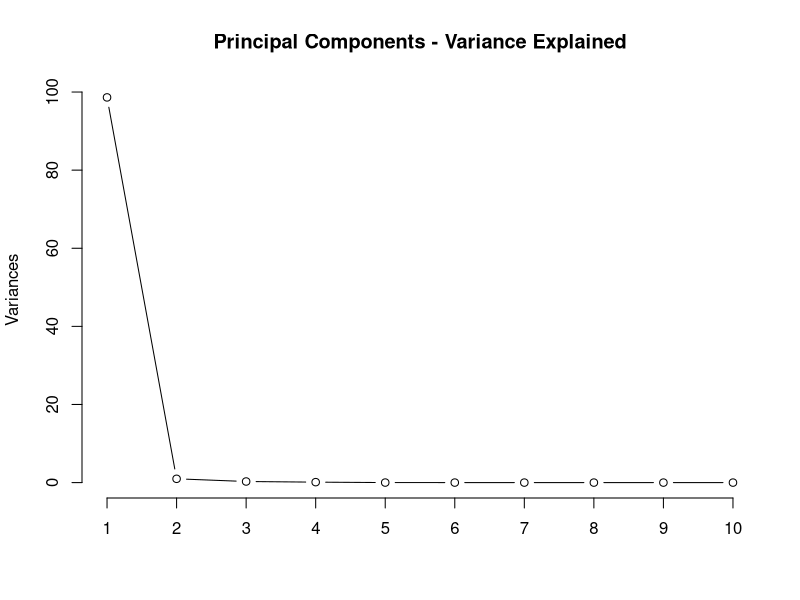

R code for this plot: (Note: this script raises an error after producing the figure.)
## ---- chunk 1
library(caret)
data(tecator)

# Use ?tecator to see more details
?tecator

str(absorp)
str(endpoints)
## ---- chunk 2
# Extract individual components
moisture <- endpoints[, 1]
fat <- endpoints[, 2]
protein <- endpoints[, 3]
## ---- chunk 3
pca <- prcomp(absorp, scale. = TRUE)

# Plot the variance
plot(pca, type = "l", main = "Principal Components - Variance Explained")

# Calculate the cumulative variance
cum_variance <- cumsum(pca$sdev^2) / sum(pca$sdev^2)

# Determine the number of principal components
eff_dim <- which(cum_variance >= 0.95)[1]
eff_dim
## ---- chunk 4
set.seed(123)
train_index <- createDataPartition(endpoints[,1], p = .8, list = FALSE)
train_data <- absorp[train_index, ]
test_data <- absorp[-train_index, ]
train_moisture <- endpoints[train_index, 1]
test_moisture <- endpoints[-train_index, 1]
## ---- chunk 5
colnames(train_data) <- paste0("V", 1:ncol(train_data))
colnames(test_data) <- paste0("V", 1:ncol(test_data))
pre_process <- preProcess(train_data, method = c("center", "scale", "pca"))
train_transformed <- predict(pre_process, train_data)
test_transformed <- predict(pre_process, test_data)
## ---- chunk 6
ols <- train(train_transformed, train_moisture, method = "lm")
ols 
## ---- chunk 7
pcr <- train(train_transformed, train_moisture, method = "pcr", trControl = trainControl("cv"), tuneLength = 10) #Build Principal Component Regression (PCR) Model
pcr
## ---- chunk 8
pls <- train(train_transformed, train_moisture, method = "pls", trControl = trainControl("cv"), tuneLength = 10) #Build Partial Least Squares (PLS) Model
pls
## ---- chunk 9
ols_pred <- predict(ols, test_transformed)
pcr_pred <- predict(pcr, test_transformed)
pls_pred <- predict(pls, test_transformed)

postResample(ols_pred, test_moisture)
postResample(pcr_pred, test_moisture)
postResample(pls_pred, test_moisture)
